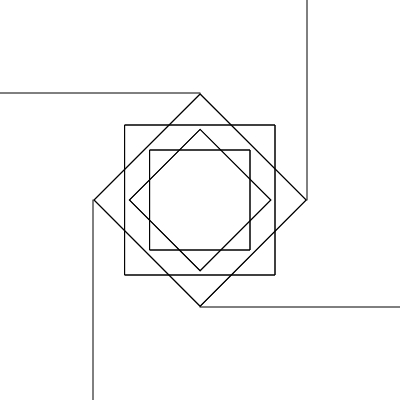
Frame 1 (no input)
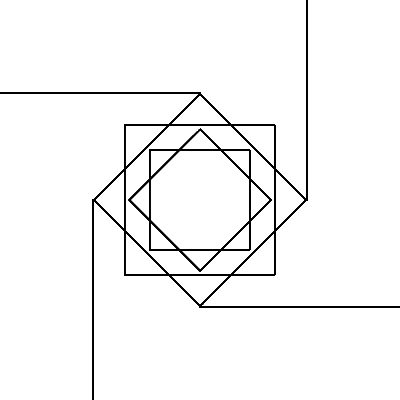
Frame 60 (no input)
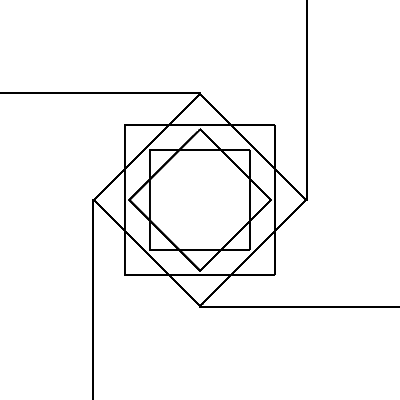
Frame 120 (the mouse pressed at the canvas centre since frame 60)

The p5.js sketch that drew these frames (run headless with seeded random() and noise() and a simulated clock; from frame 60 on, the mouse is pressed at the canvas centre):

// p5.js sketch
// ── sketch.js
function preload(){
  // preload assets
}

let rectA = 50;
let rectB = 50;
let a = 20;
let b = 20;

function setup() {
  createCanvas(400, 400);
}

function draw() {
  background (255)
  blendMode(DARKEST)

  line(0,93,200,93)
  line(307,0,307,200)
  line(400,307,200,307)
  line(93,400,93,200)
  

  fill(255);
  let x = 3
  while (x >1 ) {
    let y = 3 ;
    while (y >1 ) {
      square(200 - x*25 , 200 - x*25 , 50 * x);
      
      y -= 1;
    }
    x -= 1
  }
  rotate(Math.PI / 180 * 45)
  fill(255);
  let z = 3
  while (z >1 ) {
    let w = 3 ;
    while (w >1 ) {
      square(283 - z*25 ,0 - z*25 , 50 * z);
      
      w -= 1;
    }
    z -= 1
  }

   
}
